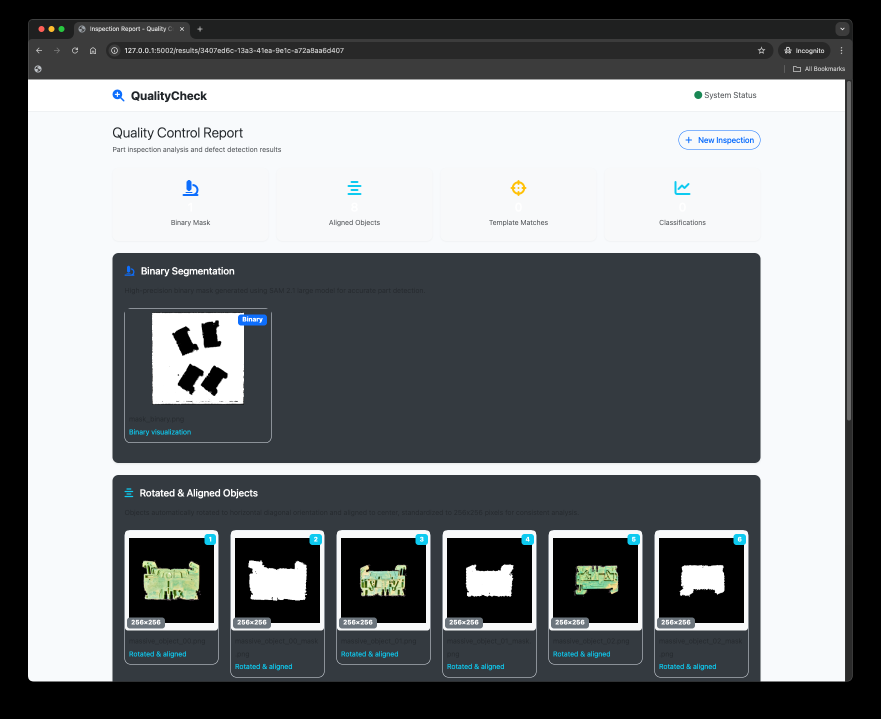
#> input picture resources/gui.png, 1761 x 1437 px (shown at 1/2 size); its folder holds only this picture in this run
$ python -i comparison.py   (imports and definitions only)   (older library calls are emulated)
#> lines starting #> are read from the running program, lines starting #| are printed output that depends on the picture; after the words box and inside, x2 and y2 are one past the last pixel; in counts of white or black regions, pixels touching at a corner belong together
"""
Image Comparison and Analysis Methods

This module provides methods for:
- Creating point clouds from images
- Edge detection and segmentation
- Image comparison using various metrics
"""

import cv2
import numpy as np
from typing import List, Tuple, Dict, Optional
from pathlib import Path


# [49 lines left out: function create_point_cloud, not called in this run]


def edge_segmentation(image: np.ndarray, method: str = "canny") -> np.ndarray:
    """
    Apply edge detection to find object boundaries.

    Args:
        image: Input image as numpy array
        method: Edge detection method ("canny", "sobel", "laplacian", "adaptive")

    Returns:
        Edge-detected image
    """
    if image is None or image.size == 0:
        return image

    # Convert to grayscale if needed
    if len(image.shape) == 3:
        gray = cv2.cvtColor(image, cv2.COLOR_BGR2GRAY)
    else:
        gray = image

    if method == "canny":
        # Standard Canny edge detection
        edges = cv2.Canny(gray, 50, 150)

    elif method == "sobel":
        # Sobel edge detection
        sobelx = cv2.Sobel(gray, cv2.CV_64F, 1, 0, ksize=3)
        sobely = cv2.Sobel(gray, cv2.CV_64F, 0, 1, ksize=3)
        edges = np.sqrt(sobelx**2 + sobely**2)
        edges = np.uint8(edges)

    elif method == "laplacian":
        # Laplacian edge detection
        edges = cv2.Laplacian(gray, cv2.CV_64F)
        edges = np.uint8(np.absolute(edges))

    elif method == "adaptive":
        # Adaptive edge detection
        blur = cv2.GaussianBlur(gray, (5, 5), 0)
        mean_val = np.mean(blur)
        lower_thresh = max(0, mean_val - 30)
        upper_thresh = min(255, mean_val + 30)
        edges = cv2.Canny(blur, int(lower_thresh), int(upper_thresh))

    else:
        edges = gray

    return edges


# [77 lines left out: functions compare_images, _calculate_ssim, not called in this run]


def _calculate_mse(img1: np.ndarray, img2: np.ndarray) -> float:
    """Calculate Mean Squared Error."""
    return np.mean((img1.astype(float) - img2.astype(float)) ** 2)


# [7 lines left out: function _calculate_psnr, not called in this run]


def _calculate_ncc(img1: np.ndarray, img2: np.ndarray) -> float:
    """Calculate Normalized Cross Correlation."""
    return cv2.matchTemplate(img1, img2, cv2.TM_CCOEFF_NORMED)[0][0]


# [76 lines left out: functions _calculate_histogram_similarity, _calculate_edge_similarity, find_best_template_match, not called in this run]

>>> import cv2
>>> picture = cv2.imread('../../resources/gui.png')
#> picture is the input picture: shape (1437, 1761, 3); mean B, G, R 124.6, 122.2, 118.8
>>> result = edge_segmentation(picture)
#> in edge_segmentation, `edges = cv2.Canny(gray, 50, 150)`:
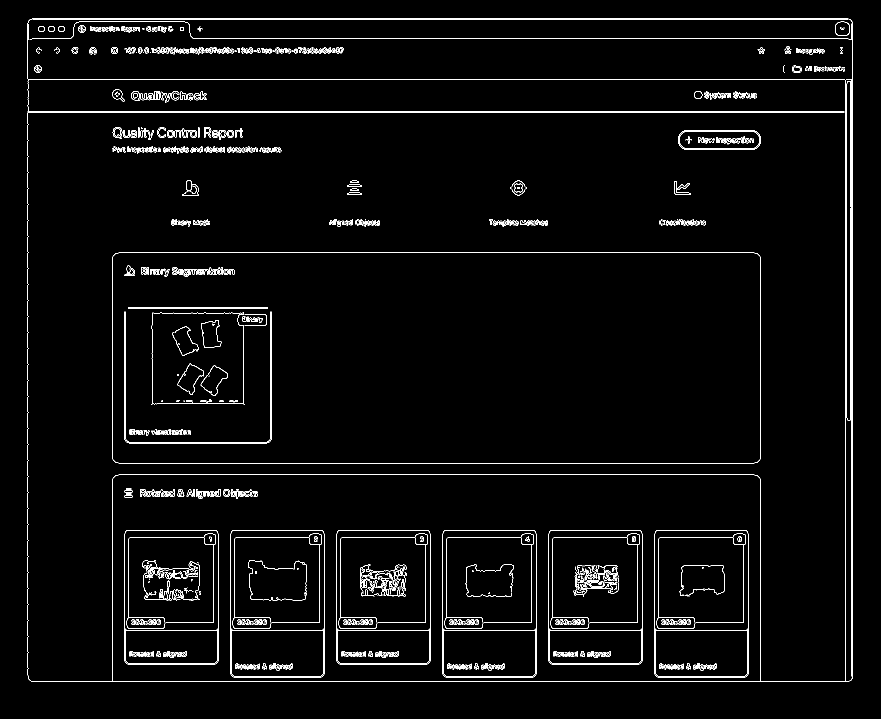
#> edges: shape (1437, 1761) (shown at 1/2 size); 2.7% white in thin lines or dots, all inside (x1, y1, x2, y2) = (55, 37, 1706, 1364)
